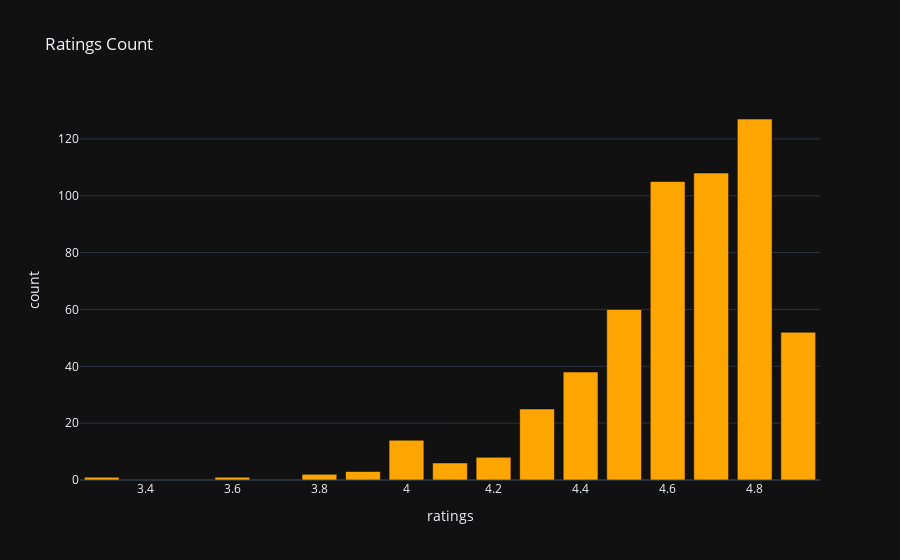

Here is the notebook cell this chart was saved with:
### Code cell
import plotly.graph_objs as go

rating_df = df['User Rating'].value_counts().reset_index()

trace1 = go.Bar(x=rating_df['index'],
              y=rating_df['User Rating'],
              marker=dict(color='rgb(255,165,0)',
                         line=dict(color='rgb(0,0,0)')))
layout = go.Layout(template='plotly_dark',title='Ratings Count',xaxis=dict(title='ratings'),
                           yaxis=dict(title='count'))
fig = go.Figure(data=[trace1],layout=layout)
fig.show()

### Figure 1 — Plotly figure (JSON) as saved in the notebook; plotly's stock layout.template omitted (floating-point values rounded to 4 significant figures)
{"data": [{"marker": {"color": "rgb(255,165,0)", "line": {"color": "rgb(0,0,0)"}}, "type": "bar", "x": [4.8, 4.7, 4.6, 4.5, 4.9, 4.4, 4.3, 4, 4.2, 4.1, 3.9, 3.8, 3.3, 3.6], "y": [127, 108, 105, 60, 52, 38, 25, 14, 8, 6, 3, 2, 1, 1]}], "layout": {"title": {"text": "Ratings Count"}, "xaxis": {"title": {"text": "ratings"}}, "yaxis": {"title": {"text": "count"}}}}
